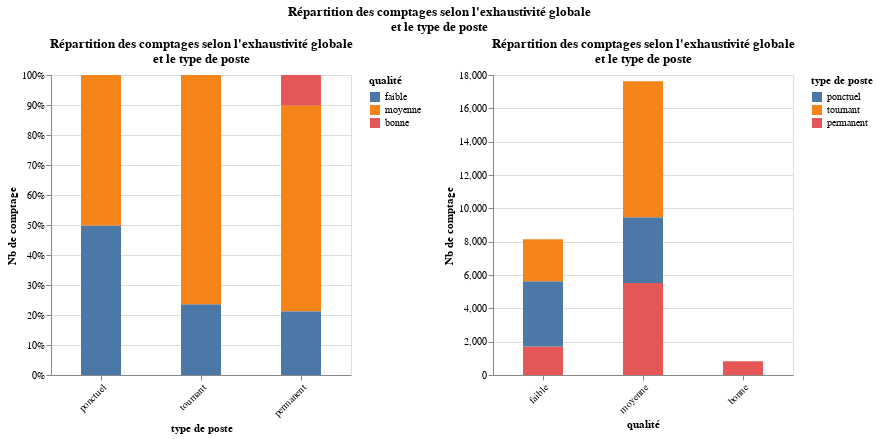

Here is the notebook cell this chart was saved with:
### Code cell
chart

### Figure 1 — Vega-Lite specification as saved in the notebook (floating-point values rounded to 4 significant figures)
{"config": {"view": {"continuousWidth": 400, "continuousHeight": 300}}, "hconcat": [{"mark": {"type": "bar", "width": 40}, "encoding": {"color": {"type": "nominal", "field": "txt_qualite", "legend": {"title": "qualité"}, "sort": ["faible", "moyenne", "bonne"]}, "order": {"type": "quantitative", "field": "note_exhaust", "sort": "ascending"}, "x": {"type": "nominal", "axis": {"labelAngle": 315, "title": "type de poste"}, "field": "type_poste", "sort": ["ponctuel", "tournant", "permanent"]}, "y": {"type": "quantitative", "axis": {"format": "%", "title": "Nb de comptage"}, "field": "id_comptag", "stack": "normalize"}}, "title": ["Répartition des comptages selon l'exhaustivité globale", "et le type de poste"], "width": 300}, {"mark": {"type": "bar", "width": 40}, "encoding": {"color": {"type": "nominal", "field": "type_poste", "legend": {"title": "type de poste"}, "sort": ["ponctuel", "tournant", "permanent"]}, "order": {"type": "quantitative", "field": "note_exhaust", "sort": "ascending"}, "x": {"type": "nominal", "axis": {"labelAngle": 315, "title": "qualité"}, "field": "txt_qualite", "sort": ["NC", "faible", "moyenne", "bonne"]}, "y": {"type": "quantitative", "axis": {"title": "Nb de comptage"}, "field": "id_comptag"}}, "title": ["Répartition des comptages selon l'exhaustivité globale", "et le type de poste"], "width": 300}], "data": {"name": "data-881b7733019447f262df69058330b692"}, "resolve": {"legend": {"color": "independent"}, "scale": {"color": "independent"}}, "title": {"text": ["Répartition des comptages selon l'exhaustivité globale", "et le type de poste"], "anchor": "middle"}, "$schema": "https://vega.github.io/schema/vega-lite/v4.8.1.json", "datasets": {"data-881b7733019447f262df69058330b692": [{"txt_qualite": "bonne", "note_exhaust": 3, "type_poste": "permanent", "id_comptag": 822}, {"txt_qualite": "faible", "note_exhaust": 1, "type_poste": "permanent", "id_comptag": 1709}, {"txt_qualite": "faible", "note_exhaust": 1, "type_poste": "ponctuel", "id_comptag": 3916}, {"txt_qualite": "faible", "note_exhaust": 1, "type_poste": "tournant", "id_comptag": 2523}, {"txt_qualite": "moyenne", "note_exhaust": 2, "type_poste": "permanent", "id_comptag": 5520}, {"txt_qualite": "moyenne", "note_exhaust": 2, "type_poste": "ponctuel", "id_comptag": 3943}, {"txt_qualite": "moyenne", "note_exhaust": 2, "type_poste": "tournant", "id_comptag": 8168}]}}
